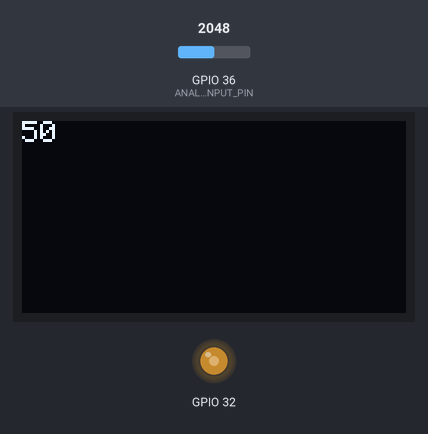
Simulated run of this program. Board: ESP32. Parts: 128×64 one-colour display, output pins drawn as LEDs (lit = HIGH). The inputs (shaded band) are chosen by the test bench; at power-on: GPIO 36 (ANALOG_INPUT_PIN) = 2048 (analog values on the 0–4095 scale). WiFi joins after 1.5 s; servers stay silent unless stated; storage starts empty; what the program prints to the serial monitor is not drawn.

Above: at 2.8 s.
2.9 s: GPIO 36 (ANALOG_INPUT_PIN) set to 2866
At 4.1 s:
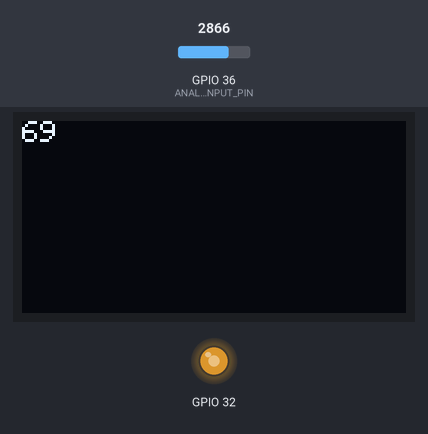
4.4 s: GPIO 36 (ANALOG_INPUT_PIN) set to 3603
At 5.6 s:
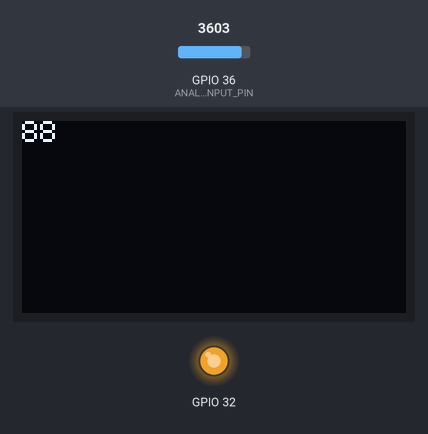
5.9 s: GPIO 36 (ANALOG_INPUT_PIN) set to 491
At 7.1 s:
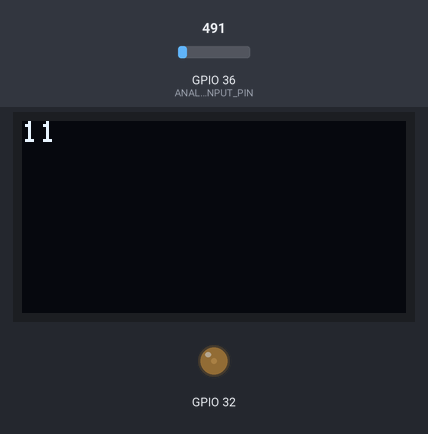
7.4 s: GPIO 36 (ANALOG_INPUT_PIN) set to 0
At 8.8 s:
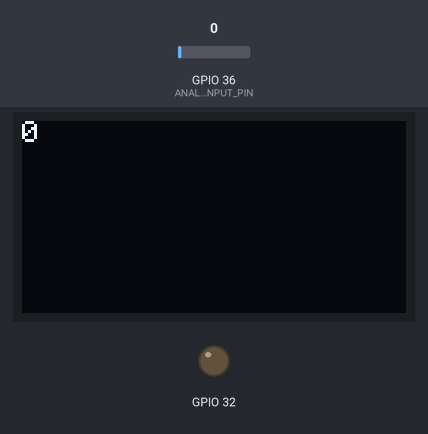
Timing chart, 0 to 9.9 s (numbered marks = the images above; inputs shaded):
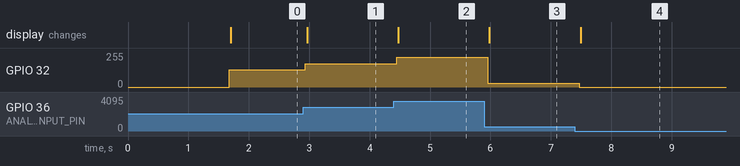

Measured:
- after the input at 2.9 s, GPIO 32: 128/255 → 175/255 at once; the display: changes after 0.06 s (image 1)
- after the input at 4.4 s, GPIO 32: 175/255 → 223/255 after 0.05 s; the display: changes after 0.07 s (image 2)
- after the input at 5.9 s, GPIO 32: 223/255 → 28/255 after 0.06 s; the display: changes after 0.08 s (image 3)
- after the input at 7.4 s, GPIO 32: 28/255 → 0/255 after 0.07 s; the display: changes after 0.09 s (image 4)

The program:

main.cpp
```cpp
#include <Arduino.h>
#include <Adafruit_GFX.h>
#include <Adafruit_SSD1306.h>
#include <WiFi.h>
#include <WebServer.h>
#include <SPIFFS.h>

#define SSID "HTLIoT"
#define WIFI_PW "hollabrunn"
#define ANALOG_INPUT_PIN 36

int brightness = 78;
WebServer myServer( 80 );
Adafruit_SSD1306 oled(128, 64,&Wire, -1);

int prevPotStrength=0;
int prevStrength=0;
int strength=0;

void handleRoot() {
  File file = SPIFFS.open("/test.html", "r");  // Open the HTML file
  if (file) {
    myServer.streamFile(file, "text/html");  // Stream the file content as HTML
    file.close();  // Close the file
  } else {
    myServer.send(500, "text/plain", "Couldnt read file");
  }
}
void handleBlupp( ) {
  String answer = "<h1>Hello world! ";
  answer += String( brightness );
  answer += "</h1>";
  for ( int i = 0; i < myServer.args( ); i++ ) {
    Serial.print( myServer.argName( i ) );
    Serial.print( ": " );
    strength=(myServer.arg(myServer.argName(i))).toInt()*0.63;
    Serial.println( myServer.arg( myServer.argName( i ) ) );
  }
  myServer.send( 200, "text/html", answer );
}
void setup() {
  SPIFFS.begin();
  Serial.begin( 9600 );
  pinMode( ANALOG_INPUT_PIN, ANALOG);
  analogReadResolution(6);
  ledcSetup(0,100,6);
  ledcAttachPin(32,0);
  if(!oled.begin(SSD1306_SWITCHCAPVCC, 0x3C)){
    Serial.println("OLED FAILED");
  }
  oled.clearDisplay();
  oled.setTextColor(SSD1306_WHITE);
  oled.write("Starting Up");
  oled.display();
  Serial.print( "Connecting to " );
  Serial.print( SSID );
  WiFi.begin( SSID, WIFI_PW );
  while ( ! WiFi.isConnected() ){
    Serial.print( "." );
    delay( 200 );
  }
  Serial.println( "OK" );
  Serial.print( "IP-Address: " );
  Serial.println( WiFi.localIP( ) );
  myServer.on( "/", handleRoot );
  myServer.on( "/blupp.html", handleBlupp );
  myServer.begin( );
}


void loop() {

  int potStrength=analogRead(ANALOG_INPUT_PIN);

  Serial.println(strength, DEC);

  if(potStrength==prevPotStrength){

  }else if ((0.9 * strength <= potStrength <= 1.1 * strength) || (strength==0)) {
    strength=potStrength;
  }

  prevPotStrength=potStrength;

  ledcWrite(0, strength);

  oled.clearDisplay();
  oled.setCursor(0,0);
  oled.print((strength*100)/63);
  oled.display();
  myServer.handleClient( );
  delay( 100 );
}
```
